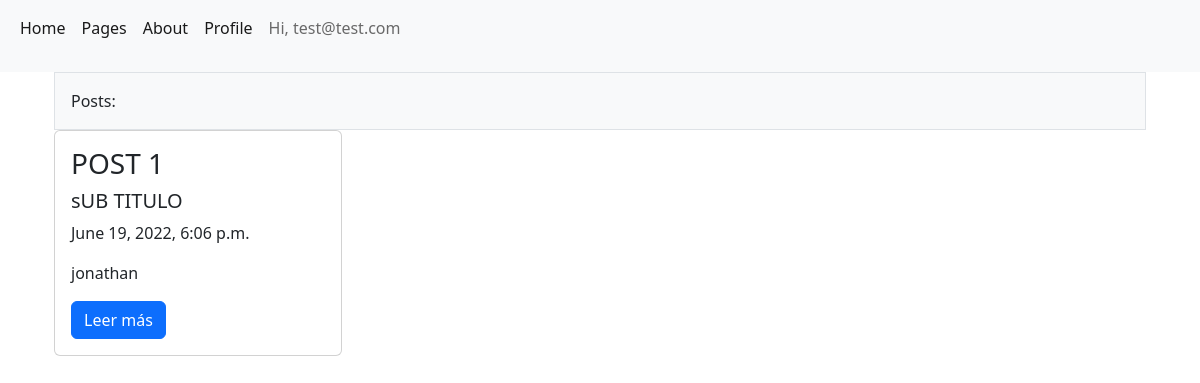
Page /pages/ (signed in) on the committed database.
### BlogApp/models.py (models this page shows, shortened)
class Post(models.Model):
    titulo = models.CharField(max_length=200)
    subtitulo = models.CharField(max_length=200)
    contenido = models.TextField()
    fecha_creacion = models.DateTimeField(auto_now_add=True)
    imagen = models.ImageField(upload_to='images/', blank=True, null=True)
    autor = models.ForeignKey('auth.User', on_delete=models.CASCADE)
    id = models.AutoField(primary_key=True)

### BlogApp/views.py (the view)
# urls.py: path('pages/', views.pages, name='pages'),
def pages(request):
    posts = Post.objects.all()
    context = {'posts': posts}
    return render(request, 'BlogApp/pages.html', context)

### BlogApp/templates/BlogApp/pages.html (shortened to what this page needs)
{% extends "BlogApp/model.html" %} {% block content %}
<div class="container px-4">
  <div class="row gx-5">
    <div class="col">
      <div class="p-3 border bg-light">Posts:
    </div>
      {% if posts %} {% for post in posts %}
      <div class="card" style="width: 18rem">
        <div class="card-body">
          <h3 class="card-title">{{post.titulo}}</h3>
          <h5 class="card-title">{{post.subtitulo}}</h5>
          <p class="card-text">{{post.fecha_creacion}}</p>
          <p class="card-text">{{post.autor}}</p>
          <a href="{% url 'getPost' post.id %}" class="btn btn-primary">Leer más</a>
        </div>
      </div>
      {% endfor %} {% endif %}
    </div>
  </div>
</div>
{% endblock %}

### BlogApp/templates/BlogApp/model.html (shortened to what this page needs)
<!DOCTYPE html>
<html lang="en">
  <head>
    <link
      href="https://cdn.jsdelivr.net/npm/bootstrap@5.2.0-beta1/dist/css/bootstrap.min.css"
      rel="stylesheet"
    />
  </head>
  <body>
    <nav class="navbar navbar-expand-lg bg-light">
        <div class="container-fluid">
          <div class="collapse navbar-collapse" id="navbarSupportedContent">
            <ul class="navbar-nav me-auto mb-2 mb-lg-0">
              <li class="nav-item">
                <a class="nav-link active" aria-current="page" href="{% url 'home' %}">Home</a>
              </li>
              <li class="nav-item">
                <a class="nav-link active" aria-current="page" href="{% url 'pages' %}">Pages</a>
              </li>
              <li class="nav-item">
                <a class="nav-link active" aria-current="page" href="{% url 'about' %}">About</a>
              </li>
              {% if not request.user.is_authenticated %}
              <li class="nav-item">
                <a class="nav-link active" aria-current="page" href="{% url 'login' %}">Login</a>
              </li>
              {% else %}
              <li class="nav-item">
                <a class="nav-link active" aria-current="page" href="{% url 'profile' %}">Profile</a>
              </li>
              {% endif %}
              {% if request.user.is_authenticated %}
              <li class="nav-item">
                <p style="color:dimgray" class="nav-link active">Hi, {{user.username}}</p>
              </li>
              {% endif %}
          </div>
        </div>
      </nav>
      {% block content %}
      {% endblock %}
  </body>
</html>

### rows in the picture
Post: titulo "POST 1", subtitulo "sUB TITULO", fecha_creacion "June 19, 2022, 6:06 p.m.", autor "jonathan"

### other values in the picture
{{ user.username }} "test@test.com"
